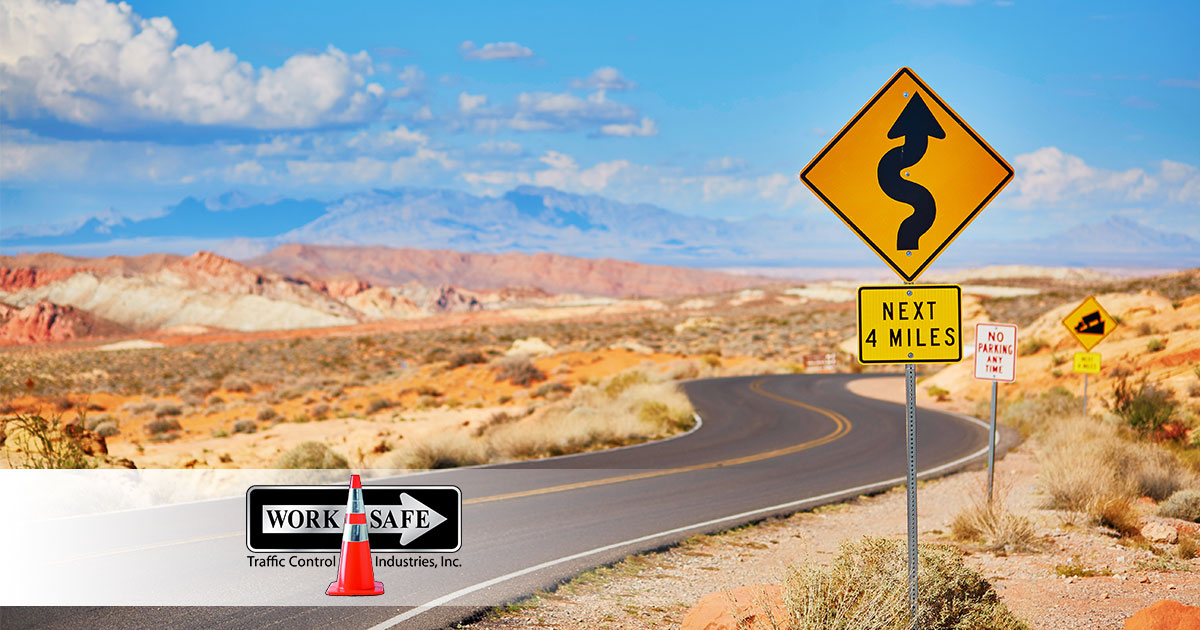
#> input picture test.jpg, 1200 x 630 px
$ python -i preprocessor.py   (imports and definitions only)
#> lines starting #> are read from the running program, lines starting #| are printed output that depends on the picture
#> further down, picture is the input picture: shape (630, 1200, 3); mean B, G, R 155.4, 164.2, 166.9
import cv2
import numpy as np


class ImagePreprocessor:

    def __init__(
        self,
        target_size=(64, 64),
        gaussian_kernel=5,
        median_kernel=5,
    ):
        self.target_size = target_size
        self.gaussian_kernel = gaussian_kernel
        self.median_kernel = median_kernel

    # =====================================================
    # MAIN API
    # =====================================================

    def process(
        self,
        image,
        blur="gaussian",
        normalize=True,
    ):

        out = image.copy()

        if blur == "gaussian":
            out = self.gaussian_blur(out)

        elif blur == "median":
            out = self.median_blur(out)

        if normalize:
            out = self.normalize_brightness(out)

        out = self.resize_and_pad(out)

        return out


    def gaussian_blur(self, image):

        k = self._ensure_odd(
            self.gaussian_kernel
        )

        return cv2.GaussianBlur(
            image,
            (k, k),
            1.0,
        )

    def median_blur(self, image):

        k = self._ensure_odd(
            self.median_kernel
        )

        return cv2.medianBlur(
            image,
            k,
        )

    def normalize_brightness(self, image):

        hsv = cv2.cvtColor(
            image,
            cv2.COLOR_BGR2HSV,
        )
#> hsv: shape (630, 1200, 3); mean H, S, V 52.9, 100.8, 201.8

        hsv[:, :, 2] = cv2.equalizeHist(
            hsv[:, :, 2]
        )
#> hsv: shape (630, 1200, 3); mean H, S, V 52.9, 100.8, 128.8

        return cv2.cvtColor(
            hsv,
            cv2.COLOR_HSV2BGR,
        )
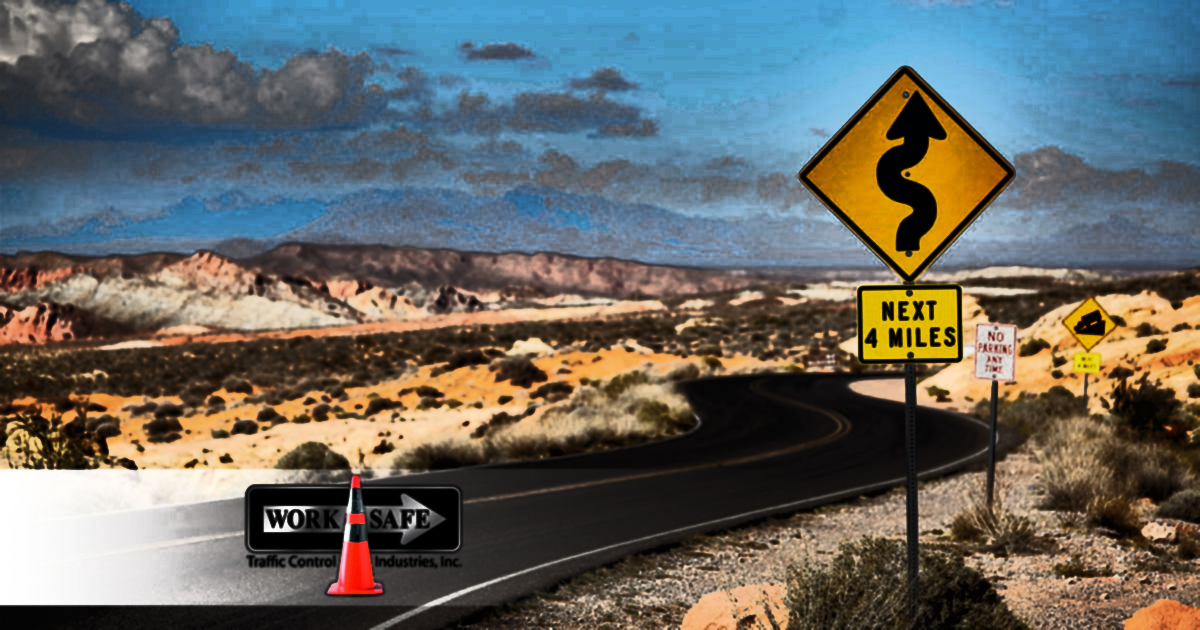
#> returned value: shape (630, 1200, 3); mean B, G, R 100.1, 104.1, 102.6

    def resize_and_pad(self, image):

        h, w = image.shape[:2]
#> h = 630; w = 1200

        scale = min(
            self.target_size[0] / h,
            self.target_size[1] / w,
        )
#> scale = 0.0533

        new_w = int(w * scale)
#> new_w = 64
        new_h = int(h * scale)
#> new_h = 33

        resized = cv2.resize(
            image,
            (new_w, new_h),
            interpolation=cv2.INTER_AREA,
        )
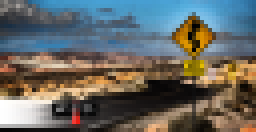
#> resized: shape (33, 64, 3) (shown 4 times larger); mean B, G, R 100.1, 104.1, 102.6

        output = np.zeros(
            (
                self.target_size[0],
                self.target_size[1],
                3,
            ),
            dtype=image.dtype,
        )

        x_off = (
            self.target_size[1] - new_w
        ) // 2
#> x_off = 0

        y_off = (
            self.target_size[0] - new_h
        ) // 2
#> y_off = 15

        output[
            y_off:y_off + new_h,
            x_off:x_off + new_w,
        ] = resized
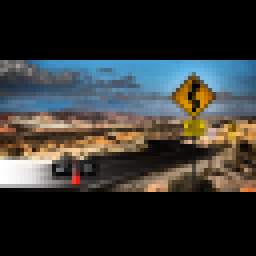
#> output: shape (64, 64, 3) (shown 4 times larger); mean B, G, R 51.6, 53.7, 52.9

        return output

    # =====================================================
    # INTERNALS
    # =====================================================

    def _ensure_odd(self, k):

        return k if k % 2 == 1 else k + 1

>>> import cv2
>>> picture = cv2.imread('../test.jpg')
>>> result = ImagePreprocessor().process(picture)
